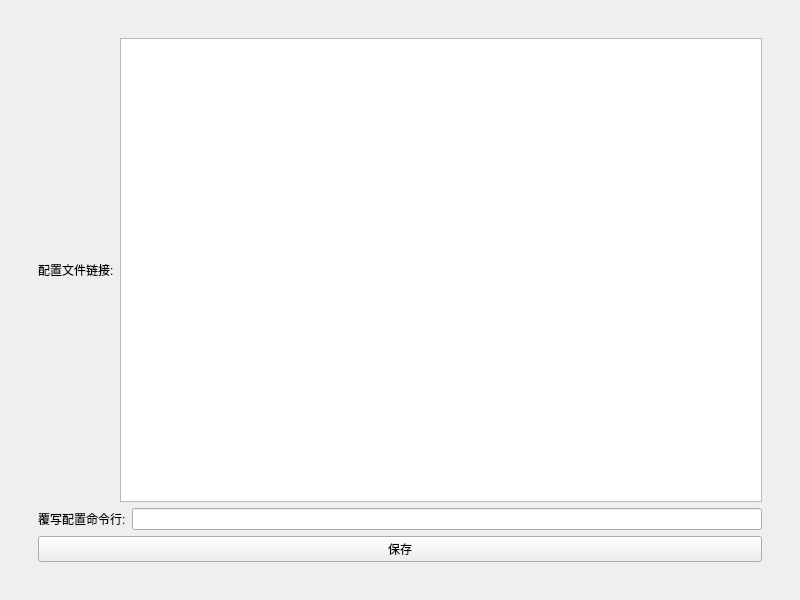
<?xml version="1.0" encoding="UTF-8"?>
<ui version="4.0">
 <class>SparkMain</class>
 <widget class="QMainWindow" name="SparkMain">
  <property name="geometry">
   <rect>
    <x>0</x>
    <y>0</y>
    <width>800</width>
    <height>600</height>
   </rect>
  </property>
  <property name="windowTitle">
   <string>Mihomo Spark</string>
  </property>
  <widget class="QWidget" name="centralwidget">
   <layout class="QVBoxLayout" name="verticalLayout_2">
    <item>
     <layout class="QGridLayout" name="gridLayout_2" rowstretch="0,1,0" columnstretch="0,1,0">
      <item row="1" column="1">
       <widget class="QWidget" name="widget" native="true">
        <layout class="QVBoxLayout" name="verticalLayout">
         <item>
          <layout class="QHBoxLayout" name="horizontalLayout">
           <item>
            <widget class="QLabel" name="label">
             <property name="text">
              <string>配置文件链接:</string>
             </property>
            </widget>
           </item>
           <item>
            <widget class="QPlainTextEdit" name="plainTextEdit">
             <property name="contextMenuPolicy">
              <enum>Qt::ContextMenuPolicy::DefaultContextMenu</enum>
             </property>
            </widget>
           </item>
          </layout>
         </item>
         <item>
          <layout class="QHBoxLayout" name="horizontalLayout_2">
           <item>
            <widget class="QLabel" name="label_2">
             <property name="text">
              <string>覆写配置命令行:</string>
             </property>
            </widget>
           </item>
           <item>
            <widget class="QLineEdit" name="lineEdit_2"/>
           </item>
          </layout>
         </item>
         <item>
          <widget class="QPushButton" name="pushButton">
           <property name="text">
            <string>保存</string>
           </property>
          </widget>
         </item>
        </layout>
       </widget>
      </item>
      <item row="1" column="2">
       <spacer name="horizontalSpacer_2">
        <property name="orientation">
         <enum>Qt::Orientation::Horizontal</enum>
        </property>
        <property name="sizeHint" stdset="0">
         <size>
          <width>20</width>
          <height>20</height>
         </size>
        </property>
       </spacer>
      </item>
      <item row="0" column="1">
       <spacer name="verticalSpacer">
        <property name="orientation">
         <enum>Qt::Orientation::Vertical</enum>
        </property>
        <property name="sizeHint" stdset="0">
         <size>
          <width>20</width>
          <height>20</height>
         </size>
        </property>
       </spacer>
      </item>
      <item row="2" column="1">
       <spacer name="verticalSpacer_2">
        <property name="orientation">
         <enum>Qt::Orientation::Vertical</enum>
        </property>
        <property name="sizeHint" stdset="0">
         <size>
          <width>20</width>
          <height>20</height>
         </size>
        </property>
       </spacer>
      </item>
      <item row="1" column="0">
       <spacer name="horizontalSpacer">
        <property name="orientation">
         <enum>Qt::Orientation::Horizontal</enum>
        </property>
        <property name="sizeHint" stdset="0">
         <size>
          <width>20</width>
          <height>20</height>
         </size>
        </property>
       </spacer>
      </item>
     </layout>
    </item>
   </layout>
  </widget>
 </widget>
 <tabstops>
  <tabstop>pushButton</tabstop>
  <tabstop>lineEdit_2</tabstop>
 </tabstops>
 <resources/>
 <connections/>
</ui>
